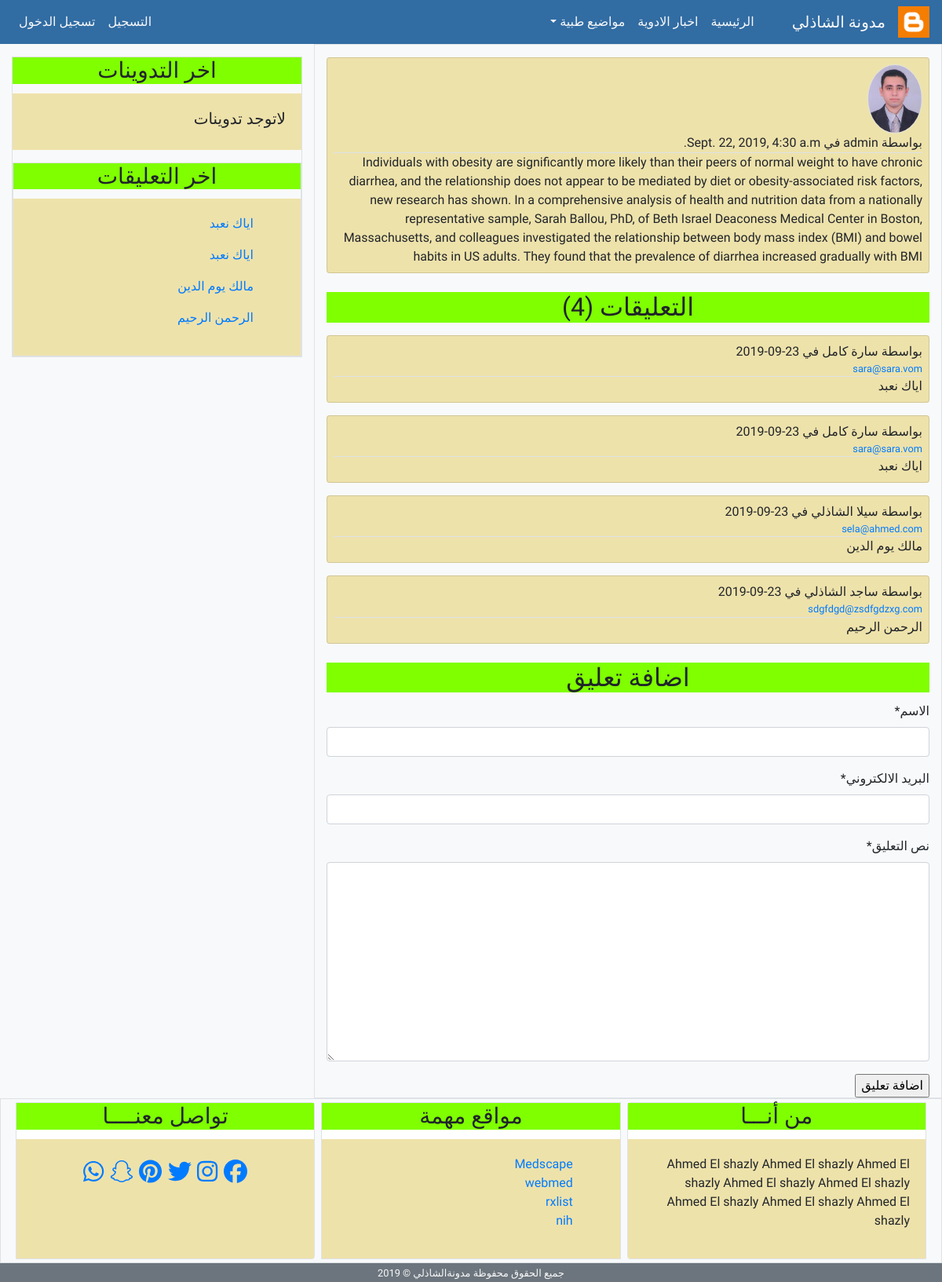
The page /post_details/2/ on the database its author committed.
### app/models.py (models this page shows, shortened)
class Post(models.Model):
    post_name = models.CharField(max_length=100)
    post_body = models.TextField(default="",verbose_name='نص التدوينة')
    email = models.EmailField()
    post_date = models.DateTimeField(default=timezone.now)
    post_update = models.DateTimeField(auto_now=True)
    active = models.BooleanField(default=False)
    auther = models.ForeignKey(User, on_delete=models.CASCADE, related_name='me')
    class Meta:
        ordering = ('-post_date',)

class Profile(models.Model):
    image = models.ImageField(default='default.jpg', upload_to='profile_images')
    user = models.OneToOneField(User, on_delete=models.CASCADE)

class Comment(models.Model):
    name = models.CharField(max_length=100, verbose_name='الاسم')
    comment_body = models.TextField(verbose_name='نص التعليق')
    email = models.EmailField(verbose_name='البريد الالكتروني')
    comment_date = models.DateTimeField(default=timezone.now)
    active = models.BooleanField(default=False)
    post = models.ForeignKey(Post,on_delete=models.CASCADE, related_name='comment')
    class Meta:
        ordering = ('-comment_date',)

### app/views.py (the view)
# urls.py: path('post_details/<int:post_id>/', views.post_details, name='post_details'),
def post_details(request, post_id):
    post = get_object_or_404(Post, pk = post_id)
    comments = post.comment.all()
    comment_form = CommentForm()
    if request.method == 'POST':
        comment_form= CommentForm(request.POST)
        if comment_form.is_valid():
            new_comment =comment_form.save(commit=False)
            new_comment.post= post
            new_comment.save()
            comment_form = CommentForm()
    else:
        comment_form = CommentForm()
    context = {
        'title': 'تفاصيل التدوينة',
        'post': post ,
        'comments': comments,
        'comment_form': comment_form,
    }
    return render(request, 'app/post_details.html', context)

### app/forms.py
class CommentForm(forms.ModelForm):
    class Meta:
        model = Comment
        fields = ('name','email','comment_body' )

### app/templates/app/post_details.html (shortened to what this page needs)
{% extends 'app/base.html' %}
{% load static %}
{% load crispy_forms_tags %}
{% block content %}
<div class="card mt-3 p-2 ">
    <img class="img-fluid rounded-circle border" width="70px" src="{{post.auther.profile.image.url}}" alt="صورة الناشر">
    <span class="border-bottom">بواسطة {{post.auther}} في {{post.post_date}}</span>
    <div class="">{{post.post_body}}</div>
</div>
<div class="mt-4">
    <h2 class="card-title text-center">التعليقات ({{comments.count}})</h3>
</div>
{% for comment in comments %}
<div class="card mt-3 p-2 ">
    <span>بواسطة {{comment.name}} في {{comment.comment_date|date:'d-m-Y'}}</span>
    <small class="border-bottom"><a href="mailto://{{comment.email}}">{{comment.email}}</a></small>
    <div class="">{{comment.comment_body}}</div>
</div>
{% endfor %}
<div class="mt-4">
        <h2 class="card-title text-center">اضافة تعليق </h3>
    </div>
    <form action="" method="POST">
        {{comment_form|crispy}}
        <input type="submit" value="اضافة تعليق">
    </form>
{% endblock content %}

### app/templates/app/latest_comments.html
{% for comment in comments %}
<ul>
    <li><a href="{% url 'post_details' post.pk %}">{{comment.comment_body}}</a></li>
</ul>
{% empty %}
<h5>لاتوجد تعليقات</h5>
{% endfor %}

### app/static/css/main.css (style rules this page uses)
html, body { direction: rtl; text-align: right; font-family: 'Tajawal', sans-serif; }
.card.mt-3.p-2 { background-color: rgb(238, 226, 171); }
.card-title { background-color: chartreuse; }
ul { list-style-type:none; }

### rows shown on the page
Post: auther.profile.image (picture), post_date "Sept. 22, 2019, 4:30 a.m.", post_body "Individuals with obesity are significantly more likely than their peers of normal weight to have chronic diarrhea, and the relationship does not appear to be mediated by diet or obesity-associated risk factors, new research has shown. In a comprehensive analysis of health and nutrition data from a nationally representative sample, Sarah Ballou, PhD, of Beth Israel Deaconess Medical Center in Boston, Massachusetts, and colleagues investigated the relationship between body mass index (BMI) and bowel habits in US adults. They found that the prevalence of diarrhea increased gradually with BMI", count "4"
Comment: name "سارة كامل", comment_date "23-09-2019", email "sara@sara.vom", comment_body "اياك نعبد"
Comment: name "سارة كامل", comment_date "23-09-2019", email "sara@sara.vom", comment_body "اياك نعبد"
Comment: name "سيلا الشاذلي", comment_date "23-09-2019", email "sela@ahmed.com", comment_body "مالك يوم الدين"
Comment: name "ساجد الشاذلي", comment_date "23-09-2019", email "sdgfdgd@zsdfgdzxg.com", comment_body "الرحمن الرحيم"
